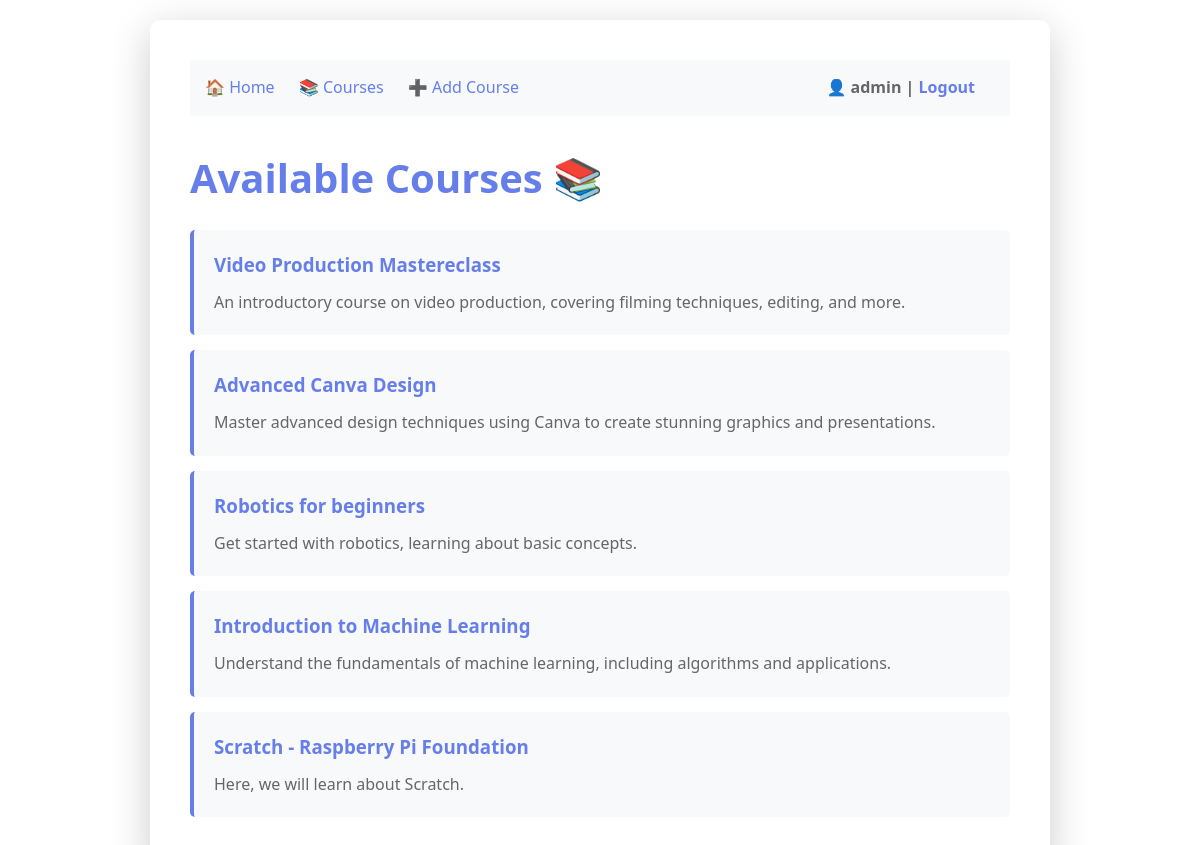
The page /courses (signed in) on the database its author committed.
### tables this page shows
CREATE TABLE users (
        id INTEGER PRIMARY KEY AUTOINCREMENT,
        username TEXT UNIQUE NOT NULL,
        password_hash TEXT NOT NULL
    , is_admin INTEGER DEFAULT 0);

CREATE TABLE courses (
                   id INTEGER PRIMARY KEY,
                   title TEXT NOT NULL,
                   description TEXT NOT NULL
               , video_url TEXT);

### routes/courses.py (the view)
    @app.route('/courses')
    def courses():
        conn = get_db_connection()
        courses_list = conn.execute('SELECT * FROM courses').fetchall()
        conn.close()
        user = session.get('username')
        admin = is_admin()
        return render_template('courses.html', courses=courses_list, username=user, is_admin=admin)

### helpers.py (called while the page is built)
def get_db_connection():
    conn = sqlite3.connect('lms.db')
    conn.row_factory = sqlite3.Row
    return conn

def is_admin():
    if 'username' not in session:
        return False
    conn = get_db_connection()
    user = conn.execute(
        'SELECT is_admin FROM users WHERE username = ?',
        (session['username'],)
    ).fetchone()
    conn.close()
    return user and user['is_admin'] == 1

### templates/courses.html (shortened to what this page needs)
{% extends "base.html" %}
{% block content %}
    <h1>Available Courses 📚</h1>
    <ul class="course-list">
        {% for course in courses %}
            <li class="course-item">
                <h3><a href="/course/{{ course.id }}">{{ course.title }}</a></h3>
                <p>{{ course.description }}</p>
            </li>
        {% endfor %}
    </ul>
{% endblock %}

### templates/base.html (shortened to what this page needs)
<!DOCTYPE html>
<html lang="en">
<head>
    <link rel="stylesheet" href="{{ url_for('static', filename='css/style.css') }}">
</head>
<body>
    <div class="container">
        <nav class="nav">
            <div>
                <a href="/">🏠 Home</a>
                <a href="/courses">📚 Courses</a>
                {% if is_admin %}
                    <a href="/add-course">➕ Add Course</a>
                {% endif %}
            </div>
            <div class="user-info">
                {% if username %}
                    👤 {{ username }} | <a href="/logout">Logout</a>
                {% else %}
                    <a href="/login">Login</a> | <a href="/register">Register</a>
                {% endif %}
            </div>
        </nav>
        {% block content %}
        {% endblock %}
    </div>
</body>
</html>

### static/css/style.css (style rules this page uses)
* { margin: 0; padding: 0; box-sizing: border-box; }
body { font-family: 'Segoe UI', Tahoma, Geneva, Verdana, sans-serif; line-height: 1.6; color: #333; background-color: linear-gradient(135deg, #667eea 0%, #764ba2 100%); padding: 20px; }
.container { max-width: 900px; margin: 0 auto; background: white; padding: 40px; border-radius: 10px; box-shadow: 0 10px 40px rgba(0, 0, 0, 0.2); }
h1 { color: #667eea; margin-bottom: 20px; font-size: 2.5rem; }
a { color: #667eea; text-decoration: none; transition: color 0.3s ease; }
.nav { background: #f8f9fa; padding: 15px; border-radius: 5px; margin-bottom: 30px; display: flex; justify-content: space-between; align-self: center; }
.nav a { margin-right: 20px; }
.nav .user-info { color: #666; font-weight: bold; }
.course-list { list-style: none; padding: 0; }
.course-item { background: #f8f9fa; padding: 20px; margin-bottom: 15px; border-radius: 5px; border-left: 4px solid #667eea; transition: transform 0.2s, box-shadow 0.2s; }
.course-item h3 { color: #667eea; margin-bottom: 10px; }
.course-item p { color: #666; }

### rows shown on the page
users: username "admin"
courses: title "Video Production Mastereclass", description "An introductory course on video production, covering filming techniques, editing, and more."
courses: title "Advanced Canva Design", description "Master advanced design techniques using Canva to create stunning graphics and presentations."
courses: title "Robotics for beginners", description "Get started with robotics, learning about basic concepts."
courses: title "Introduction to Machine Learning", description "Understand the fundamentals of machine learning, including algorithms and applications."
courses: title "Scratch - Raspberry Pi Foundation", description "Here, we will learn about Scratch."
